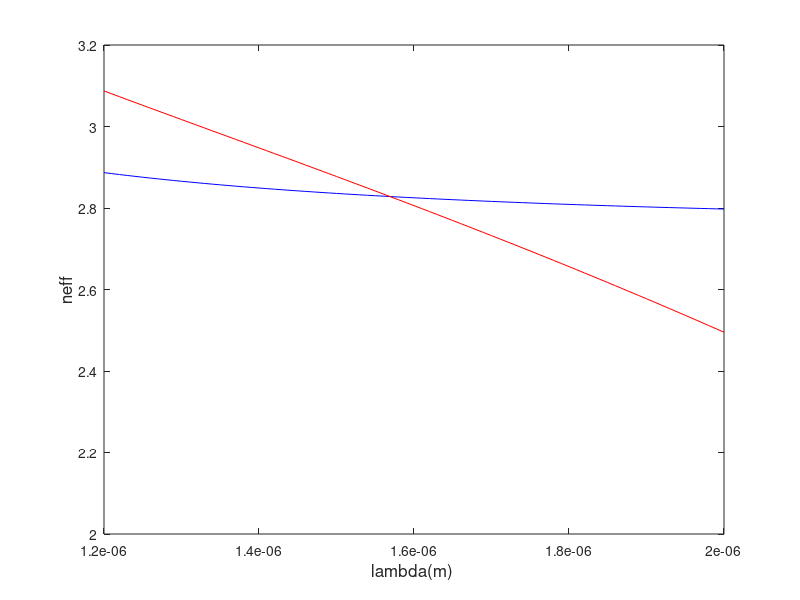
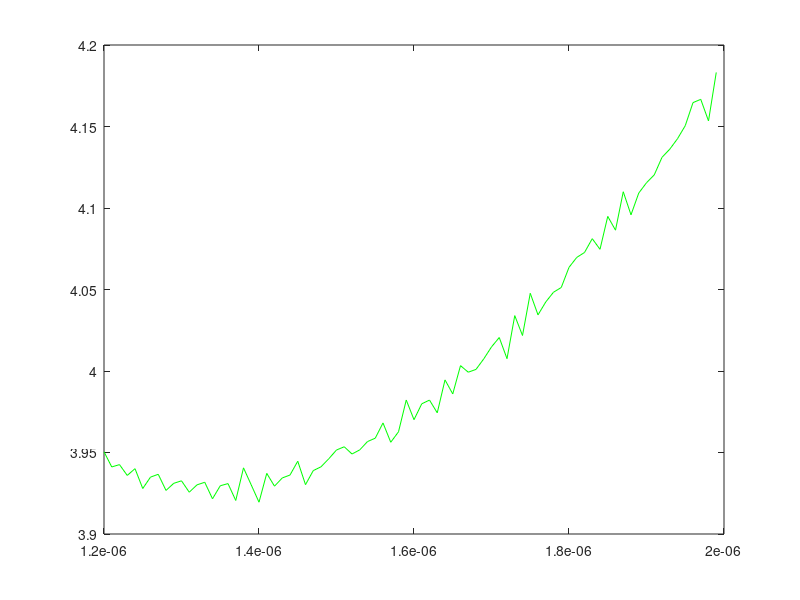
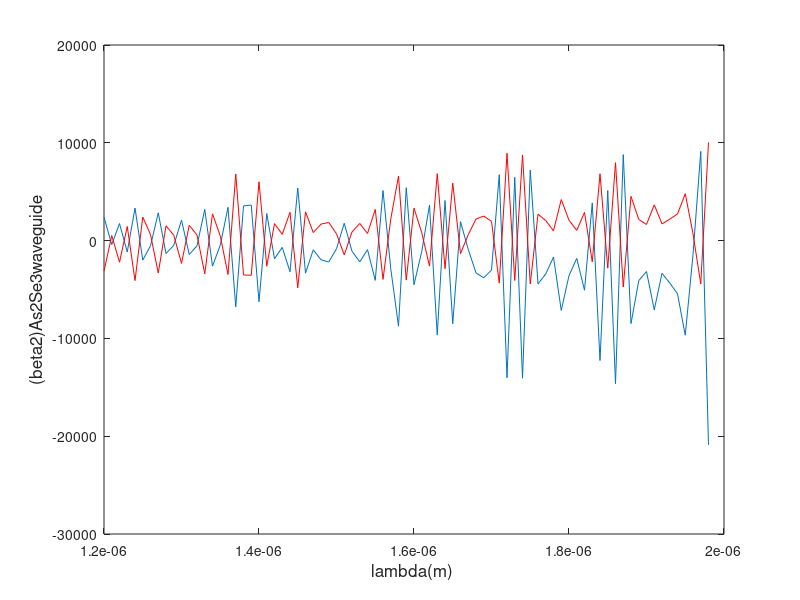

Reproduce these figures in MATLAB, in order.
clear all;
figure(1);
lambda=1.2e-6:0.01e-6:2.0e-6;
A=-4.5102;
B=12.0582;
C=0.0018e12;
D=0.0878e-12;
c=3e8;
%n
n=sqrt(A+B.*lambda.^2./(lambda.^2-D)+C.*lambda.^2);
plot(lambda,n,'b-')
hold on;
neff=[3.08730228771653 
3.08016869351627 
3.07311153372584 
3.06604281510448 
3.05902759036527 
3.05197914348728 
3.04502730717061 
3.03802043833353 
3.03099998428316 
3.02405634833508 
3.01707912174912 
3.01009019611814 
3.00315421703472 
2.99618432226792 
2.98920259513442 
2.98229592291690 
2.97533051820247 
2.96835535793704 
2.96145525361023 
2.95441114585488 
2.94744196984009 
2.94054787304879 
2.93352924202905 
2.92656550297882 
2.91956676411192 
2.91255563838972 
2.90548646807815 
2.89851510746416 
2.89148553302188 
2.88444026693848 
2.87736231064135 
2.87024854363204 
2.86312179177938 
2.85602404623194 
2.84890984399366 
2.84176274642097 
2.83460235702305 
2.82738241402721 
2.82023744945975 
2.81305213033170 
2.80574503423713 
2.79851282737412 
2.79122047040637 
2.78391409064632 
2.77665535887139 
2.76927423834659 
2.76194488586851 
2.75451169451013 
2.74710246821948 
2.73968307168586 
2.73222571958507 
2.72472539876519 
2.71719160358234 
2.70973275942143 
2.70212217166229 
2.69458118845828 
2.68689314000638 
2.67927994826878 
2.67162227160798 
2.66393113964143 
2.65622396139753 
2.64844845261917 
2.64063945022925 
2.63281395568973 
2.62494239814115 
2.61710609086457 
2.60916123535821 
2.60126156353260 
2.59323649986054 
2.58528633138102 
2.57726592089639 
2.56921237944716 
2.56113373861633 
2.55299925141464 
2.54483907688504 
2.53664590774641 
2.52841194784399 
2.52010614478438 
2.51179020707002 
2.50354079302427
2.49514261770587];
neff=neff';
plot(lambda,neff,'r-')
axis([1.2e-6,2e-6,2,3.2])
xlabel('\fontsize{17}lambda(m) ')
ylabel('\fontsize{17}neff')
hold on;
%ng
figure(2);
w=2*pi*c./lambda;
d1=diff(neff)./diff(w);
ng=neff(1:length(neff)-1)+w(1:length(w)-1).*d1;
plot(lambda(1:length(lambda)-1),ng,'g-')
hold on;
d2=diff(d1)./diff(w(1:length(w)-1));
d=d1(1:length(w)-2);
%beta2
figure(3);
beta2=(2*d+w(1:length(w)-2).*d2)./c*10^27;
plot(lambda(1:length(lambda)-2),beta2)
xlabel('\fontsize{17}lambda(m) ')
ylabel('\fontsize{17}(beta2)As2Se3waveguide')
hold on;
%D
D=-2*pi*c./(lambda(1:length(lambda)-2).^2).*beta2*10^-21;
plot(lambda(1:length(lambda)-2),D,'r-')


